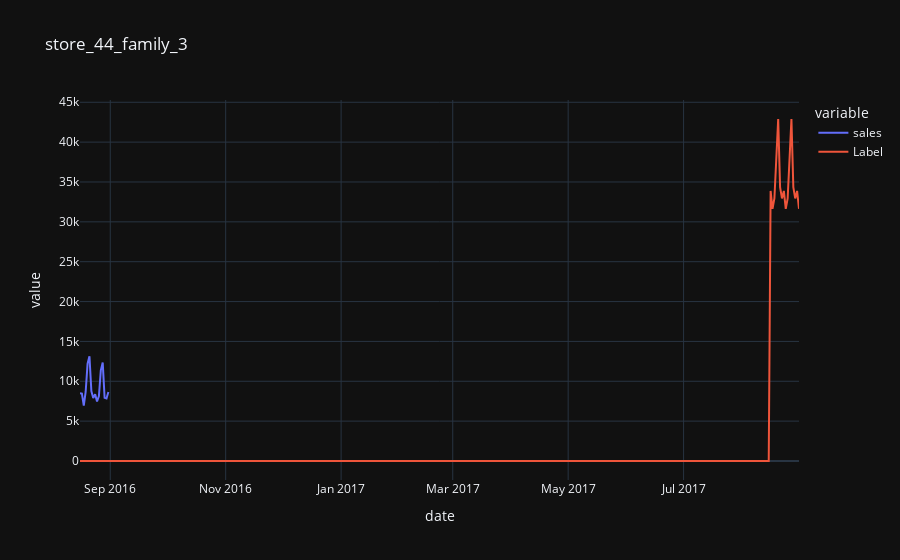
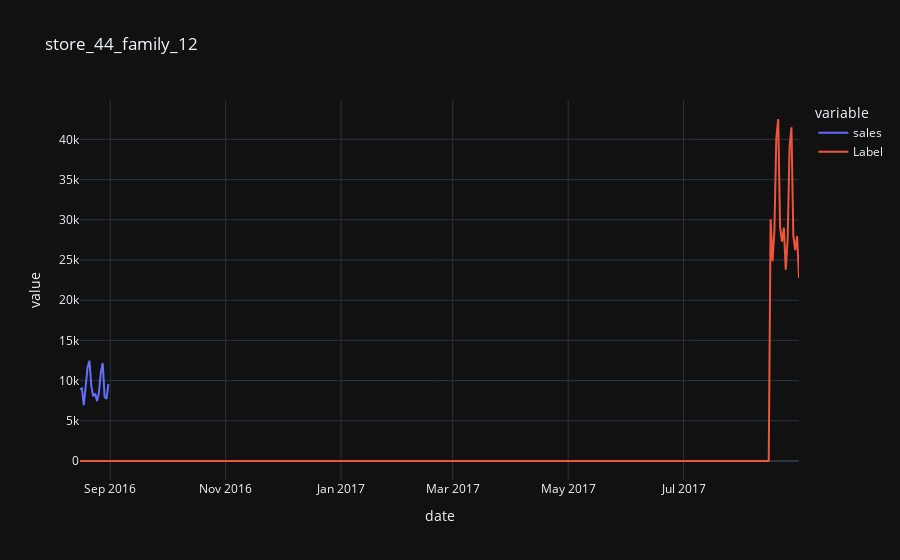
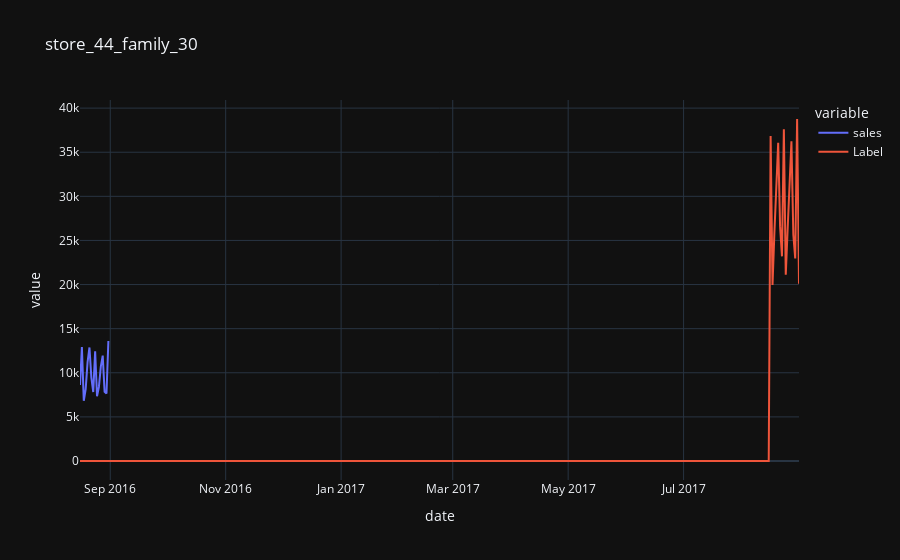

Here is the notebook cell these charts were saved with, in order:
### Code cell
for i in cresults['time_series'].unique():
    subs_df = cresults[cresults['time_series'] == i]
    
    fig = px.line(subs_df, x = subs_df.index, y = ['sales', 'Label'], title = i, template = 'plotly_dark')
    fig.show()

### Figure 1 — Plotly figure (JSON) as saved in the notebook; plotly's stock layout.template omitted (floating-point values rounded to 4 significant figures; data arrays with more than 128 entries replaced by an {"elided": "..."} marker saying what was removed)
{"data": [{"hovertemplate": "variable=sales<br>date=%{x}<br>value=%{y}<extra></extra>", "legendgroup": "sales", "line": {"color": "#636efa", "dash": "solid"}, "marker": {"symbol": "circle"}, "mode": "lines", "name": "sales", "orientation": "v", "showlegend": true, "type": "scatter", "x": {"elided": "381 str values"}, "xaxis": "x", "y": {"elided": "381 int values"}, "yaxis": "y"}, {"hovertemplate": "variable=Label<br>date=%{x}<br>value=%{y}<extra></extra>", "legendgroup": "Label", "line": {"color": "#EF553B", "dash": "solid"}, "marker": {"symbol": "circle"}, "mode": "lines", "name": "Label", "orientation": "v", "showlegend": true, "type": "scatter", "x": {"elided": "381 str values"}, "xaxis": "x", "y": {"elided": "381 float values"}, "yaxis": "y"}], "layout": {"legend": {"title": {"text": "variable"}, "tracegroupgap": 0}, "title": {"text": "store_44_family_3"}, "xaxis": {"anchor": "y", "domain": [0, 1], "title": {"text": "date"}}, "yaxis": {"anchor": "x", "domain": [0, 1], "title": {"text": "value"}}}}

### Figure 2 — Plotly figure (JSON) as saved in the notebook; plotly's stock layout.template omitted (floating-point values rounded to 4 significant figures; data arrays with more than 128 entries replaced by an {"elided": "..."} marker saying what was removed)
{"data": [{"hovertemplate": "variable=sales<br>date=%{x}<br>value=%{y}<extra></extra>", "legendgroup": "sales", "line": {"color": "#636efa", "dash": "solid"}, "marker": {"symbol": "circle"}, "mode": "lines", "name": "sales", "orientation": "v", "showlegend": true, "type": "scatter", "x": {"elided": "381 str values"}, "xaxis": "x", "y": {"elided": "381 int values"}, "yaxis": "y"}, {"hovertemplate": "variable=Label<br>date=%{x}<br>value=%{y}<extra></extra>", "legendgroup": "Label", "line": {"color": "#EF553B", "dash": "solid"}, "marker": {"symbol": "circle"}, "mode": "lines", "name": "Label", "orientation": "v", "showlegend": true, "type": "scatter", "x": {"elided": "381 str values"}, "xaxis": "x", "y": {"elided": "381 float values"}, "yaxis": "y"}], "layout": {"legend": {"title": {"text": "variable"}, "tracegroupgap": 0}, "title": {"text": "store_44_family_12"}, "xaxis": {"anchor": "y", "domain": [0, 1], "title": {"text": "date"}}, "yaxis": {"anchor": "x", "domain": [0, 1], "title": {"text": "value"}}}}

### Figure 3 — Plotly figure (JSON) as saved in the notebook; plotly's stock layout.template omitted (floating-point values rounded to 4 significant figures; data arrays with more than 128 entries replaced by an {"elided": "..."} marker saying what was removed)
{"data": [{"hovertemplate": "variable=sales<br>date=%{x}<br>value=%{y}<extra></extra>", "legendgroup": "sales", "line": {"color": "#636efa", "dash": "solid"}, "marker": {"symbol": "circle"}, "mode": "lines", "name": "sales", "orientation": "v", "showlegend": true, "type": "scatter", "x": {"elided": "381 str values"}, "xaxis": "x", "y": {"elided": "381 float values"}, "yaxis": "y"}, {"hovertemplate": "variable=Label<br>date=%{x}<br>value=%{y}<extra></extra>", "legendgroup": "Label", "line": {"color": "#EF553B", "dash": "solid"}, "marker": {"symbol": "circle"}, "mode": "lines", "name": "Label", "orientation": "v", "showlegend": true, "type": "scatter", "x": {"elided": "381 str values"}, "xaxis": "x", "y": {"elided": "381 float values"}, "yaxis": "y"}], "layout": {"legend": {"title": {"text": "variable"}, "tracegroupgap": 0}, "title": {"text": "store_44_family_30"}, "xaxis": {"anchor": "y", "domain": [0, 1], "title": {"text": "date"}}, "yaxis": {"anchor": "x", "domain": [0, 1], "title": {"text": "value"}}}}
